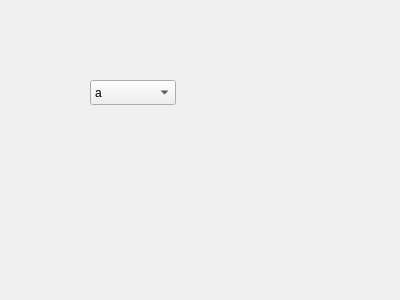
<?xml version="1.0" encoding="UTF-8"?>
<ui version="4.0">
 <class>Form</class>
 <widget class="QWidget" name="Form">
  <property name="geometry">
   <rect>
    <x>0</x>
    <y>0</y>
    <width>400</width>
    <height>300</height>
   </rect>
  </property>
  <property name="windowTitle">
   <string>Form</string>
  </property>
  <widget class="DictComboBox" name="dictcombobox">
   <property name="geometry">
    <rect>
     <x>90</x>
     <y>80</y>
     <width>86</width>
     <height>25</height>
    </rect>
   </property>
   <item>
    <property name="text">
     <string>a</string>
    </property>
   </item>
   <item>
    <property name="text">
     <string>b</string>
    </property>
   </item>
   <item>
    <property name="text">
     <string>c</string>
    </property>
   </item>
  </widget>
 </widget>
 <customwidgets>
  <customwidget>
   <class>DictComboBox</class>
   <extends>QComboBox</extends>
   <header>qt_utils.widgets</header>
  </customwidget>
 </customwidgets>
 <resources/>
 <connections/>
</ui>
